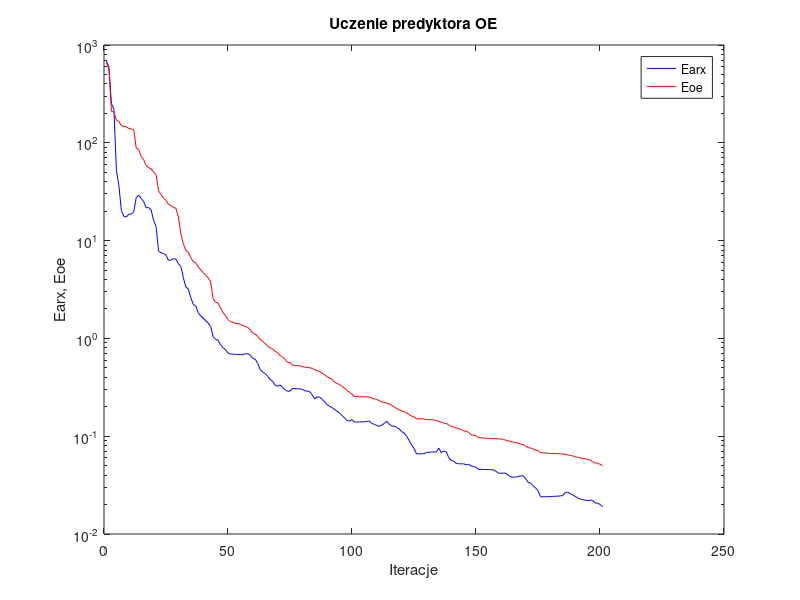
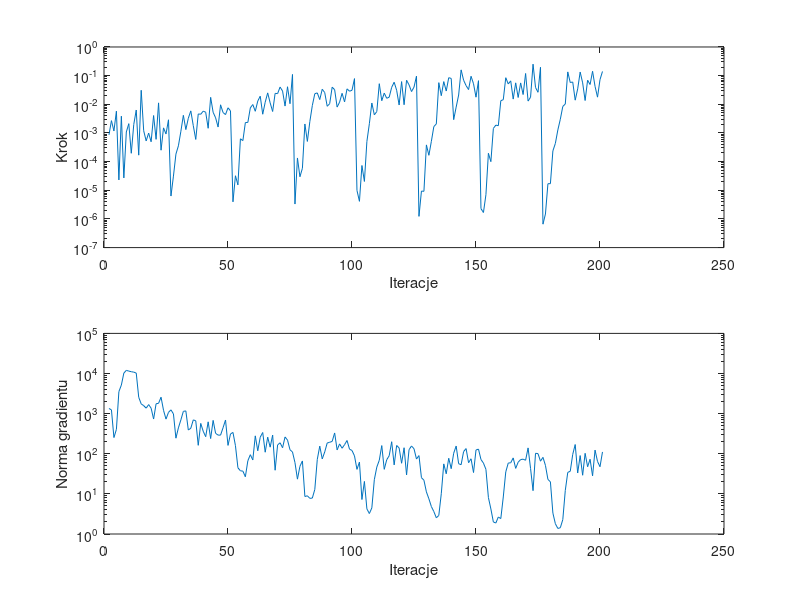

MATLAB code for these plots, in order:
%uczenie predyktora oe
clear all;
n=0; farx(n+1)=6.859645e+002; foe(n+1)=6.654993e+002; wspucz(n+1)=0.000000e+000; ng(n+1)=0.000000e+000;
%odnowa zmiennej metryki
n=1; farx(n+1)=5.943502e+002; foe(n+1)=5.621237e+002; krok(n+1)=8.594024e-004; ng(n+1)=1.344523e+003;
n=2; farx(n+1)=2.502452e+002; foe(n+1)=2.098466e+002; krok(n+1)=2.690870e-003; ng(n+1)=1.240898e+003;
n=3; farx(n+1)=2.205472e+002; foe(n+1)=2.072762e+002; krok(n+1)=1.173246e-003; ng(n+1)=2.534348e+002;
n=4; farx(n+1)=5.210670e+001; foe(n+1)=1.708255e+002; krok(n+1)=5.767896e-003; ng(n+1)=4.049347e+002;
n=5; farx(n+1)=3.659693e+001; foe(n+1)=1.657159e+002; krok(n+1)=2.296646e-005; ng(n+1)=3.537587e+003;
n=6; farx(n+1)=2.031535e+001; foe(n+1)=1.492030e+002; krok(n+1)=3.846158e-003; ng(n+1)=5.155475e+003;
n=7; farx(n+1)=1.771742e+001; foe(n+1)=1.473482e+002; krok(n+1)=2.697415e-005; ng(n+1)=1.026022e+004;
n=8; farx(n+1)=1.743299e+001; foe(n+1)=1.462073e+002; krok(n+1)=1.081070e-003; ng(n+1)=1.197596e+004;
n=9; farx(n+1)=1.860025e+001; foe(n+1)=1.400685e+002; krok(n+1)=2.110724e-003; ng(n+1)=1.149522e+004;
n=10; farx(n+1)=1.867986e+001; foe(n+1)=1.387855e+002; krok(n+1)=1.955288e-004; ng(n+1)=1.109187e+004;
n=11; farx(n+1)=1.968758e+001; foe(n+1)=1.364394e+002; krok(n+1)=1.983052e-003; ng(n+1)=1.082597e+004;
n=12; farx(n+1)=2.763777e+001; foe(n+1)=8.783090e+001; krok(n+1)=6.319511e-003; ng(n+1)=1.025494e+004;
n=13; farx(n+1)=2.906175e+001; foe(n+1)=8.540954e+001; krok(n+1)=1.681794e-004; ng(n+1)=2.553034e+003;
n=14; farx(n+1)=2.697270e+001; foe(n+1)=7.215136e+001; krok(n+1)=3.085098e-002; ng(n+1)=1.748474e+003;
n=15; farx(n+1)=2.501767e+001; foe(n+1)=6.729140e+001; krok(n+1)=1.195607e-003; ng(n+1)=1.583138e+003;
n=16; farx(n+1)=2.164890e+001; foe(n+1)=5.835498e+001; krok(n+1)=5.277180e-004; ng(n+1)=1.369353e+003;
n=17; farx(n+1)=2.181311e+001; foe(n+1)=5.574499e+001; krok(n+1)=9.915259e-004; ng(n+1)=1.680892e+003;
n=18; farx(n+1)=2.058270e+001; foe(n+1)=5.417262e+001; krok(n+1)=4.927090e-004; ng(n+1)=1.367591e+003;
n=19; farx(n+1)=1.612876e+001; foe(n+1)=4.994906e+001; krok(n+1)=4.055547e-003; ng(n+1)=7.339008e+002;
n=20; farx(n+1)=1.391085e+001; foe(n+1)=4.731058e+001; krok(n+1)=5.990131e-004; ng(n+1)=1.761298e+003;
n=21; farx(n+1)=7.827285e+000; foe(n+1)=3.233750e+001; krok(n+1)=1.121665e-002; ng(n+1)=1.809038e+003;
n=22; farx(n+1)=7.510047e+000; foe(n+1)=2.957639e+001; krok(n+1)=2.502991e-004; ng(n+1)=2.568585e+003;
n=23; farx(n+1)=7.380180e+000; foe(n+1)=2.723058e+001; krok(n+1)=1.506590e-003; ng(n+1)=1.211545e+003;
n=24; farx(n+1)=7.108867e+000; foe(n+1)=2.574909e+001; krok(n+1)=9.208067e-004; ng(n+1)=7.303046e+002;
n=25; farx(n+1)=6.292133e+000; foe(n+1)=2.341876e+001; krok(n+1)=2.883948e-003; ng(n+1)=1.075854e+003;
%odnowa zmiennej metryki
n=26; farx(n+1)=6.318361e+000; foe(n+1)=2.297257e+001; krok(n+1)=6.289522e-006; ng(n+1)=1.242659e+003;
n=27; farx(n+1)=6.522945e+000; foe(n+1)=2.184043e+001; krok(n+1)=3.126325e-005; ng(n+1)=9.844302e+002;
n=28; farx(n+1)=6.474999e+000; foe(n+1)=2.143017e+001; krok(n+1)=1.828869e-004; ng(n+1)=2.444767e+002;
n=29; farx(n+1)=5.804073e+000; foe(n+1)=1.735222e+001; krok(n+1)=3.559311e-004; ng(n+1)=4.425781e+002;
n=30; farx(n+1)=5.446891e+000; foe(n+1)=1.177643e+001; krok(n+1)=1.146884e-003; ng(n+1)=7.002304e+002;
n=31; farx(n+1)=4.154317e+000; foe(n+1)=9.188613e+000; krok(n+1)=4.126056e-003; ng(n+1)=1.140979e+003;
n=32; farx(n+1)=3.357168e+000; foe(n+1)=7.982719e+000; krok(n+1)=1.310706e-003; ng(n+1)=1.169604e+003;
n=33; farx(n+1)=3.190639e+000; foe(n+1)=7.595661e+000; krok(n+1)=3.271540e-003; ng(n+1)=3.902929e+002;
n=34; farx(n+1)=2.610447e+000; foe(n+1)=6.721868e+000; krok(n+1)=5.894618e-003; ng(n+1)=4.325305e+002;
n=35; farx(n+1)=2.226490e+000; foe(n+1)=6.076654e+000; krok(n+1)=1.797919e-003; ng(n+1)=6.990642e+002;
n=36; farx(n+1)=2.148502e+000; foe(n+1)=5.933513e+000; krok(n+1)=5.945797e-004; ng(n+1)=6.626750e+002;
n=37; farx(n+1)=1.831685e+000; foe(n+1)=5.385457e+000; krok(n+1)=4.606611e-003; ng(n+1)=1.623329e+002;
n=38; farx(n+1)=1.699365e+000; foe(n+1)=5.031309e+000; krok(n+1)=4.494346e-003; ng(n+1)=5.710859e+002;
n=39; farx(n+1)=1.608383e+000; foe(n+1)=4.694761e+000; krok(n+1)=5.767896e-003; ng(n+1)=3.646114e+002;
n=40; farx(n+1)=1.518468e+000; foe(n+1)=4.423055e+000; krok(n+1)=5.294040e-003; ng(n+1)=2.663017e+002;
n=41; farx(n+1)=1.434623e+000; foe(n+1)=4.171487e+000; krok(n+1)=1.457389e-003; ng(n+1)=6.247805e+002;
n=42; farx(n+1)=1.323842e+000; foe(n+1)=3.777432e+000; krok(n+1)=1.748904e-002; ng(n+1)=2.394535e+002;
n=43; farx(n+1)=1.039009e+000; foe(n+1)=2.554379e+000; krok(n+1)=5.269205e-003; ng(n+1)=6.793455e+002;
n=44; farx(n+1)=9.771759e-001; foe(n+1)=2.342778e+000; krok(n+1)=3.382411e-003; ng(n+1)=3.228161e+002;
n=45; farx(n+1)=9.594273e-001; foe(n+1)=2.291690e+000; krok(n+1)=1.611746e-003; ng(n+1)=2.915917e+002;
n=46; farx(n+1)=8.600308e-001; foe(n+1)=2.038146e+000; krok(n+1)=9.612071e-003; ng(n+1)=2.913420e+002;
n=47; farx(n+1)=8.024583e-001; foe(n+1)=1.826744e+000; krok(n+1)=5.167850e-003; ng(n+1)=4.449472e+002;
n=48; farx(n+1)=7.694012e-001; foe(n+1)=1.707627e+000; krok(n+1)=4.372259e-003; ng(n+1)=6.938337e+002;
n=49; farx(n+1)=7.092765e-001; foe(n+1)=1.554636e+000; krok(n+1)=7.558357e-003; ng(n+1)=1.615985e+002;
n=50; farx(n+1)=6.919770e-001; foe(n+1)=1.479256e+000; krok(n+1)=5.894618e-003; ng(n+1)=3.110649e+002;
%odnowa zmiennej metryki
n=51; farx(n+1)=6.911364e-001; foe(n+1)=1.459188e+000; krok(n+1)=3.954660e-006; ng(n+1)=3.402506e+002;
n=52; farx(n+1)=6.865167e-001; foe(n+1)=1.421902e+000; krok(n+1)=3.214745e-005; ng(n+1)=1.593139e+002;
n=53; farx(n+1)=6.865399e-001; foe(n+1)=1.420787e+000; krok(n+1)=1.539716e-005; ng(n+1)=4.466924e+001;
n=54; farx(n+1)=6.831213e-001; foe(n+1)=1.389124e+000; krok(n+1)=6.254538e-004; ng(n+1)=3.762541e+001;
n=55; farx(n+1)=6.830039e-001; foe(n+1)=1.353470e+000; krok(n+1)=5.404980e-004; ng(n+1)=3.691157e+001;
n=56; farx(n+1)=6.957251e-001; foe(n+1)=1.321173e+000; krok(n+1)=2.307965e-003; ng(n+1)=2.670202e+001;
n=57; farx(n+1)=6.988152e-001; foe(n+1)=1.292946e+000; krok(n+1)=2.332157e-003; ng(n+1)=6.683489e+001;
n=58; farx(n+1)=6.729552e-001; foe(n+1)=1.223800e+000; krok(n+1)=7.505960e-003; ng(n+1)=9.483211e+001;
n=59; farx(n+1)=6.225100e-001; foe(n+1)=1.129871e+000; krok(n+1)=9.824309e-003; ng(n+1)=7.007429e+001;
n=60; farx(n+1)=6.122387e-001; foe(n+1)=1.104316e+000; krok(n+1)=5.711090e-003; ng(n+1)=2.793872e+002;
n=61; farx(n+1)=5.515728e-001; foe(n+1)=1.047654e+000; krok(n+1)=1.296098e-002; ng(n+1)=1.186704e+002;
n=62; farx(n+1)=4.794517e-001; foe(n+1)=9.748829e-001; krok(n+1)=1.918067e-002; ng(n+1)=2.592501e+002;
n=63; farx(n+1)=4.520740e-001; foe(n+1)=9.334189e-001; krok(n+1)=4.505183e-003; ng(n+1)=3.386928e+002;
n=64; farx(n+1)=4.380481e-001; foe(n+1)=8.888842e-001; krok(n+1)=1.183052e-002; ng(n+1)=1.092735e+002;
n=65; farx(n+1)=4.097508e-001; foe(n+1)=8.328118e-001; krok(n+1)=2.502768e-002; ng(n+1)=2.592013e+002;
n=66; farx(n+1)=3.795285e-001; foe(n+1)=8.000600e-001; krok(n+1)=1.121665e-002; ng(n+1)=1.459575e+002;
n=67; farx(n+1)=3.655498e-001; foe(n+1)=7.821176e-001; krok(n+1)=5.608324e-003; ng(n+1)=2.922021e+002;
n=68; farx(n+1)=3.320050e-001; foe(n+1)=7.389722e-001; krok(n+1)=2.409244e-002; ng(n+1)=3.886582e+001;
n=69; farx(n+1)=3.246872e-001; foe(n+1)=7.123266e-001; krok(n+1)=2.357847e-002; ng(n+1)=1.656649e+002;
n=70; farx(n+1)=3.338111e-001; foe(n+1)=6.673634e-001; krok(n+1)=4.000365e-002; ng(n+1)=1.879863e+002;
n=71; farx(n+1)=3.161953e-001; foe(n+1)=6.471447e-001; krok(n+1)=2.900728e-002; ng(n+1)=1.410634e+002;
n=72; farx(n+1)=2.979592e-001; foe(n+1)=6.106210e-001; krok(n+1)=8.669283e-003; ng(n+1)=2.622880e+002;
n=73; farx(n+1)=2.882999e-001; foe(n+1)=5.708003e-001; krok(n+1)=4.095813e-002; ng(n+1)=2.188524e+002;
n=74; farx(n+1)=2.892976e-001; foe(n+1)=5.643972e-001; krok(n+1)=1.048329e-002; ng(n+1)=1.256540e+002;
n=75; farx(n+1)=3.071833e-001; foe(n+1)=5.311405e-001; krok(n+1)=1.101559e-001; ng(n+1)=1.108159e+002;
%odnowa zmiennej metryki
n=76; farx(n+1)=3.071355e-001; foe(n+1)=5.305910e-001; krok(n+1)=3.308005e-006; ng(n+1)=6.027343e+001;
n=77; farx(n+1)=3.052768e-001; foe(n+1)=5.271408e-001; krok(n+1)=1.340733e-004; ng(n+1)=2.329414e+001;
n=78; farx(n+1)=3.043467e-001; foe(n+1)=5.238712e-001; krok(n+1)=2.963120e-005; ng(n+1)=4.857432e+001;
n=79; farx(n+1)=3.013155e-001; foe(n+1)=5.136729e-001; krok(n+1)=5.845176e-005; ng(n+1)=6.624201e+001;
n=80; farx(n+1)=2.910012e-001; foe(n+1)=5.072038e-001; krok(n+1)=2.059282e-003; ng(n+1)=8.599210e+000;
n=81; farx(n+1)=2.896448e-001; foe(n+1)=5.060024e-001; krok(n+1)=5.061965e-004; ng(n+1)=8.963908e+000;
n=82; farx(n+1)=2.845684e-001; foe(n+1)=5.011150e-001; krok(n+1)=2.501815e-003; ng(n+1)=7.738493e+000;
n=83; farx(n+1)=2.640172e-001; foe(n+1)=4.925951e-001; krok(n+1)=9.045235e-003; ng(n+1)=7.858326e+000;
n=84; farx(n+1)=2.409571e-001; foe(n+1)=4.779271e-001; krok(n+1)=2.343419e-002; ng(n+1)=1.291514e+001;
n=85; farx(n+1)=2.528133e-001; foe(n+1)=4.676280e-001; krok(n+1)=2.497713e-002; ng(n+1)=7.237346e+001;
n=86; farx(n+1)=2.507700e-001; foe(n+1)=4.579956e-001; krok(n+1)=1.462925e-002; ng(n+1)=1.548345e+002;
n=87; farx(n+1)=2.373530e-001; foe(n+1)=4.386086e-001; krok(n+1)=3.351559e-002; ng(n+1)=7.441777e+001;
n=88; farx(n+1)=2.241753e-001; foe(n+1)=4.253893e-001; krok(n+1)=2.565544e-002; ng(n+1)=1.110832e+002;
n=89; farx(n+1)=2.087543e-001; foe(n+1)=4.031641e-001; krok(n+1)=8.533243e-003; ng(n+1)=1.856108e+002;
n=90; farx(n+1)=2.022314e-001; foe(n+1)=3.922903e-001; krok(n+1)=1.053841e-002; ng(n+1)=1.932950e+002;
n=91; farx(n+1)=1.956267e-001; foe(n+1)=3.821326e-001; krok(n+1)=3.950757e-002; ng(n+1)=2.031252e+002;
n=92; farx(n+1)=1.871095e-001; foe(n+1)=3.559654e-001; krok(n+1)=3.234070e-002; ng(n+1)=3.300494e+002;
n=93; farx(n+1)=1.799837e-001; foe(n+1)=3.465280e-001; krok(n+1)=8.004930e-003; ng(n+1)=1.245834e+002;
n=94; farx(n+1)=1.724046e-001; foe(n+1)=3.366516e-001; krok(n+1)=1.189189e-002; ng(n+1)=1.760751e+002;
n=95; farx(n+1)=1.629655e-001; foe(n+1)=3.227050e-001; krok(n+1)=2.419175e-002; ng(n+1)=1.372327e+002;
n=96; farx(n+1)=1.541603e-001; foe(n+1)=3.107925e-001; krok(n+1)=1.214548e-002; ng(n+1)=1.686962e+002;
n=97; farx(n+1)=1.445843e-001; foe(n+1)=2.925975e-001; krok(n+1)=3.459424e-002; ng(n+1)=2.140522e+002;
n=98; farx(n+1)=1.427745e-001; foe(n+1)=2.815516e-001; krok(n+1)=2.861011e-002; ng(n+1)=1.302672e+002;
n=99; farx(n+1)=1.479472e-001; foe(n+1)=2.687992e-001; krok(n+1)=3.085098e-002; ng(n+1)=1.206734e+002;
n=100; farx(n+1)=1.396182e-001; foe(n+1)=2.546791e-001; krok(n+1)=7.887873e-002; ng(n+1)=8.868056e+001;
%odnowa zmiennej metryki
n=101; farx(n+1)=1.398077e-001; foe(n+1)=2.540379e-001; krok(n+1)=9.888364e-006; ng(n+1)=4.082504e+001;
n=102; farx(n+1)=1.400950e-001; foe(n+1)=2.532497e-001; krok(n+1)=4.114575e-006; ng(n+1)=6.202336e+001;
n=103; farx(n+1)=1.401547e-001; foe(n+1)=2.530952e-001; krok(n+1)=7.324517e-005; ng(n+1)=7.233903e+000;
n=104; farx(n+1)=1.405078e-001; foe(n+1)=2.527495e-001; krok(n+1)=2.031518e-005; ng(n+1)=2.045536e+001;
n=105; farx(n+1)=1.413913e-001; foe(n+1)=2.523392e-001; krok(n+1)=5.033545e-004; ng(n+1)=4.227079e+000;
n=106; farx(n+1)=1.429198e-001; foe(n+1)=2.515255e-001; krok(n+1)=2.105249e-003; ng(n+1)=3.236242e+000;
n=107; farx(n+1)=1.351420e-001; foe(n+1)=2.443748e-001; krok(n+1)=1.109636e-002; ng(n+1)=4.482515e+000;
n=108; farx(n+1)=1.321478e-001; foe(n+1)=2.412024e-001; krok(n+1)=4.312903e-003; ng(n+1)=2.259524e+001;
n=109; farx(n+1)=1.285768e-001; foe(n+1)=2.380693e-001; krok(n+1)=5.557598e-003; ng(n+1)=4.649666e+001;
n=110; farx(n+1)=1.264238e-001; foe(n+1)=2.299572e-001; krok(n+1)=5.235740e-002; ng(n+1)=6.877699e+001;
n=111; farx(n+1)=1.295091e-001; foe(n+1)=2.244762e-001; krok(n+1)=1.333847e-002; ng(n+1)=1.599313e+002;
n=112; farx(n+1)=1.354392e-001; foe(n+1)=2.213400e-001; krok(n+1)=2.452306e-002; ng(n+1)=4.091636e+001;
n=113; farx(n+1)=1.423166e-001; foe(n+1)=2.177763e-001; krok(n+1)=1.621659e-002; ng(n+1)=7.094488e+001;
n=114; farx(n+1)=1.331376e-001; foe(n+1)=2.150788e-001; krok(n+1)=1.778267e-002; ng(n+1)=8.949486e+001;
n=115; farx(n+1)=1.269404e-001; foe(n+1)=2.059276e-001; krok(n+1)=3.917546e-002; ng(n+1)=1.995402e+002;
n=116; farx(n+1)=1.268374e-001; foe(n+1)=2.001010e-001; krok(n+1)=5.893163e-002; ng(n+1)=5.272512e+001;
n=117; farx(n+1)=1.230281e-001; foe(n+1)=1.913531e-001; krok(n+1)=3.095635e-002; ng(n+1)=1.606517e+002;
n=118; farx(n+1)=1.191416e-001; foe(n+1)=1.859254e-001; krok(n+1)=9.457647e-003; ng(n+1)=1.398385e+002;
n=119; farx(n+1)=1.115415e-001; foe(n+1)=1.812627e-001; krok(n+1)=6.193139e-002; ng(n+1)=5.797110e+001;
n=120; farx(n+1)=1.078505e-001; foe(n+1)=1.787925e-001; krok(n+1)=9.659422e-003; ng(n+1)=1.412887e+002;
n=121; farx(n+1)=9.999297e-002; foe(n+1)=1.735145e-001; krok(n+1)=6.900644e-002; ng(n+1)=2.969291e+001;
n=122; farx(n+1)=9.074649e-002; foe(n+1)=1.669283e-001; krok(n+1)=4.756755e-002; ng(n+1)=1.264671e+002;
n=123; farx(n+1)=8.125280e-002; foe(n+1)=1.605085e-001; krok(n+1)=2.788178e-002; ng(n+1)=1.564372e+002;
n=124; farx(n+1)=7.507931e-002; foe(n+1)=1.571588e-001; krok(n+1)=3.971457e-002; ng(n+1)=1.333563e+002;
n=125; farx(n+1)=6.607682e-002; foe(n+1)=1.509295e-001; krok(n+1)=9.599621e-002; ng(n+1)=7.383483e+001;
%odnowa zmiennej metryki
n=126; farx(n+1)=6.607548e-002; foe(n+1)=1.505063e-001; krok(n+1)=1.229530e-006; ng(n+1)=9.004674e+001;
n=127; farx(n+1)=6.612387e-002; foe(n+1)=1.502802e-001; krok(n+1)=9.386788e-006; ng(n+1)=2.532538e+001;
n=128; farx(n+1)=6.629545e-002; foe(n+1)=1.500590e-001; krok(n+1)=9.196428e-006; ng(n+1)=2.194672e+001;
n=129; farx(n+1)=6.805726e-002; foe(n+1)=1.480387e-001; krok(n+1)=3.831728e-004; ng(n+1)=1.120598e+001;
n=130; farx(n+1)=6.853757e-002; foe(n+1)=1.475903e-001; krok(n+1)=1.661929e-004; ng(n+1)=7.544275e+000;
n=131; farx(n+1)=6.901382e-002; foe(n+1)=1.471385e-001; krok(n+1)=5.104038e-004; ng(n+1)=4.834343e+000;
n=132; farx(n+1)=6.883867e-002; foe(n+1)=1.462093e-001; krok(n+1)=1.674853e-003; ng(n+1)=3.621324e+000;
n=133; farx(n+1)=6.931440e-002; foe(n+1)=1.458742e-001; krok(n+1)=2.063028e-003; ng(n+1)=2.534191e+000;
n=134; farx(n+1)=7.559854e-002; foe(n+1)=1.420456e-001; krok(n+1)=5.694364e-002; ng(n+1)=2.898289e+000;
n=135; farx(n+1)=6.790519e-002; foe(n+1)=1.390069e-001; krok(n+1)=2.000182e-002; ng(n+1)=1.010772e+001;
n=136; farx(n+1)=7.036058e-002; foe(n+1)=1.362148e-001; krok(n+1)=6.193139e-002; ng(n+1)=5.594377e+001;
n=137; farx(n+1)=6.938663e-002; foe(n+1)=1.351524e-001; krok(n+1)=2.900728e-002; ng(n+1)=3.168738e+001;
n=138; farx(n+1)=6.059328e-002; foe(n+1)=1.306385e-001; krok(n+1)=8.475198e-002; ng(n+1)=7.721225e+001;
n=139; farx(n+1)=5.677246e-002; foe(n+1)=1.260436e-001; krok(n+1)=8.000730e-002; ng(n+1)=4.251233e+001;
n=140; farx(n+1)=5.531052e-002; foe(n+1)=1.244830e-001; krok(n+1)=2.914778e-003; ng(n+1)=1.031017e+002;
n=141; farx(n+1)=5.295082e-002; foe(n+1)=1.211124e-001; krok(n+1)=7.981858e-003; ng(n+1)=1.559132e+002;
n=142; farx(n+1)=5.222774e-002; foe(n+1)=1.203064e-001; krok(n+1)=2.107682e-002; ng(n+1)=5.642152e+001;
n=143; farx(n+1)=5.221515e-002; foe(n+1)=1.167039e-001; krok(n+1)=1.590363e-001; ng(n+1)=5.335953e+001;
n=144; farx(n+1)=5.218067e-002; foe(n+1)=1.138236e-001; krok(n+1)=6.918375e-002; ng(n+1)=1.134425e+002;
n=145; farx(n+1)=5.118530e-002; foe(n+1)=1.117688e-001; krok(n+1)=4.486659e-002; ng(n+1)=1.346885e+002;
n=146; farx(n+1)=5.166144e-002; foe(n+1)=1.097385e-001; krok(n+1)=3.266584e-002; ng(n+1)=5.981596e+001;
n=147; farx(n+1)=4.968667e-002; foe(n+1)=1.035799e-001; krok(n+1)=9.513510e-002; ng(n+1)=7.492611e+001;
n=148; farx(n+1)=4.889501e-002; foe(n+1)=1.022013e-001; krok(n+1)=5.205007e-002; ng(n+1)=3.404899e+001;
n=149; farx(n+1)=4.814180e-002; foe(n+1)=1.011171e-001; krok(n+1)=1.771116e-002; ng(n+1)=1.241619e+002;
n=150; farx(n+1)=4.578174e-002; foe(n+1)=9.674081e-002; krok(n+1)=6.679426e-002; ng(n+1)=1.303673e+002;
%odnowa zmiennej metryki
n=151; farx(n+1)=4.579424e-002; foe(n+1)=9.627923e-002; krok(n+1)=2.289680e-006; ng(n+1)=7.198156e+001;
n=152; farx(n+1)=4.578643e-002; foe(n+1)=9.601005e-002; krok(n+1)=1.678983e-006; ng(n+1)=5.851364e+001;
n=153; farx(n+1)=4.567676e-002; foe(n+1)=9.554978e-002; krok(n+1)=7.005815e-006; ng(n+1)=4.094047e+001;
n=154; farx(n+1)=4.561415e-002; foe(n+1)=9.498144e-002; krok(n+1)=1.955288e-004; ng(n+1)=8.114757e+000;
n=155; farx(n+1)=4.559584e-002; foe(n+1)=9.490912e-002; krok(n+1)=9.968957e-005; ng(n+1)=4.212468e+000;
n=156; farx(n+1)=4.522143e-002; foe(n+1)=9.469024e-002; krok(n+1)=1.441974e-003; ng(n+1)=1.995134e+000;
n=157; farx(n+1)=4.378676e-002; foe(n+1)=9.447183e-002; krok(n+1)=1.876490e-003; ng(n+1)=1.877154e+000;
n=158; farx(n+1)=4.212447e-002; foe(n+1)=9.404407e-002; krok(n+1)=1.790661e-003; ng(n+1)=2.655334e+000;
n=159; farx(n+1)=4.170368e-002; foe(n+1)=9.358267e-002; krok(n+1)=1.336226e-002; ng(n+1)=2.423365e+000;
n=160; farx(n+1)=4.196640e-002; foe(n+1)=9.251288e-002; krok(n+1)=1.448480e-002; ng(n+1)=8.379752e+000;
n=161; farx(n+1)=4.183499e-002; foe(n+1)=9.108385e-002; krok(n+1)=8.470464e-002; ng(n+1)=3.530920e+001;
n=162; farx(n+1)=4.009264e-002; foe(n+1)=8.970192e-002; krok(n+1)=5.140248e-002; ng(n+1)=5.859117e+001;
n=163; farx(n+1)=3.830875e-002; foe(n+1)=8.806884e-002; krok(n+1)=6.563449e-002; ng(n+1)=5.962839e+001;
n=164; farx(n+1)=3.817451e-002; foe(n+1)=8.707345e-002; krok(n+1)=1.519649e-002; ng(n+1)=7.887889e+001;
n=165; farx(n+1)=3.816270e-002; foe(n+1)=8.610575e-002; krok(n+1)=5.606295e-002; ng(n+1)=4.319322e+001;
n=166; farx(n+1)=3.871156e-002; foe(n+1)=8.528404e-002; krok(n+1)=1.729594e-002; ng(n+1)=6.163211e+001;
n=167; farx(n+1)=3.933238e-002; foe(n+1)=8.274177e-002; krok(n+1)=5.576355e-002; ng(n+1)=7.171283e+001;
n=168; farx(n+1)=3.937184e-002; foe(n+1)=8.216157e-002; krok(n+1)=2.191235e-002; ng(n+1)=7.322832e+001;
n=169; farx(n+1)=3.689220e-002; foe(n+1)=7.935977e-002; krok(n+1)=1.189066e-001; ng(n+1)=6.895972e+001;
n=170; farx(n+1)=3.375717e-002; foe(n+1)=7.645014e-002; krok(n+1)=1.295158e-002; ng(n+1)=1.399986e+002;
n=171; farx(n+1)=3.309017e-002; foe(n+1)=7.592871e-002; krok(n+1)=1.771116e-002; ng(n+1)=4.278885e+001;
n=172; farx(n+1)=3.119873e-002; foe(n+1)=7.399952e-002; krok(n+1)=2.515191e-001; ng(n+1)=1.202834e+001;
n=173; farx(n+1)=2.961035e-002; foe(n+1)=7.247815e-002; krok(n+1)=3.864513e-002; ng(n+1)=1.027396e+002;
n=174; farx(n+1)=2.776048e-002; foe(n+1)=7.123599e-002; krok(n+1)=2.629130e-002; ng(n+1)=1.006705e+002;
n=175; farx(n+1)=2.403487e-002; foe(n+1)=6.784697e-002; krok(n+1)=1.958016e-001; ng(n+1)=6.527713e+001;
%odnowa zmiennej metryki
n=176; farx(n+1)=2.403015e-002; foe(n+1)=6.759627e-002; krok(n+1)=6.567979e-007; ng(n+1)=8.139361e+001;
n=177; farx(n+1)=2.402440e-002; foe(n+1)=6.746488e-002; krok(n+1)=1.484839e-006; ng(n+1)=5.129555e+001;
n=178; farx(n+1)=2.409130e-002; foe(n+1)=6.696741e-002; krok(n+1)=1.693219e-005; ng(n+1)=2.294502e+001;
n=179; farx(n+1)=2.409889e-002; foe(n+1)=6.662884e-002; krok(n+1)=1.700060e-005; ng(n+1)=1.998483e+001;
n=180; farx(n+1)=2.424174e-002; foe(n+1)=6.652022e-002; krok(n+1)=2.370496e-004; ng(n+1)=3.324820e+000;
n=181; farx(n+1)=2.435118e-002; foe(n+1)=6.647296e-002; krok(n+1)=4.315864e-004; ng(n+1)=1.803875e+000;
n=182; farx(n+1)=2.435626e-002; foe(n+1)=6.635075e-002; krok(n+1)=1.273916e-003; ng(n+1)=1.375815e+000;
n=183; farx(n+1)=2.451693e-002; foe(n+1)=6.607055e-002; krok(n+1)=3.011555e-003; ng(n+1)=1.433488e+000;
n=184; farx(n+1)=2.472818e-002; foe(n+1)=6.555647e-002; krok(n+1)=8.443488e-003; ng(n+1)=2.288266e+000;
n=185; farx(n+1)=2.657906e-002; foe(n+1)=6.514114e-002; krok(n+1)=1.021537e-002; ng(n+1)=1.213978e+001;
n=186; farx(n+1)=2.684944e-002; foe(n+1)=6.427498e-002; krok(n+1)=1.350958e-001; ng(n+1)=3.437633e+001;
n=187; farx(n+1)=2.584455e-002; foe(n+1)=6.368526e-002; krok(n+1)=5.753289e-002; ng(n+1)=3.655776e+001;
n=188; farx(n+1)=2.509770e-002; foe(n+1)=6.292170e-002; krok(n+1)=6.003917e-002; ng(n+1)=9.655574e+001;
n=189; farx(n+1)=2.422789e-002; foe(n+1)=6.164634e-002; krok(n+1)=1.394241e-002; ng(n+1)=1.699304e+002;
n=190; farx(n+1)=2.340405e-002; foe(n+1)=6.094462e-002; krok(n+1)=3.450322e-002; ng(n+1)=3.313103e+001;
n=191; farx(n+1)=2.278967e-002; foe(n+1)=6.001988e-002; krok(n+1)=1.335492e-001; ng(n+1)=9.013555e+001;
n=192; farx(n+1)=2.245818e-002; foe(n+1)=5.929479e-002; krok(n+1)=5.606295e-002; ng(n+1)=2.916350e+001;
n=193; farx(n+1)=2.222539e-002; foe(n+1)=5.862650e-002; krok(n+1)=1.355378e-002; ng(n+1)=1.025971e+002;
n=194; farx(n+1)=2.199234e-002; foe(n+1)=5.797730e-002; krok(n+1)=6.918375e-002; ng(n+1)=4.749751e+001;
n=195; farx(n+1)=2.215707e-002; foe(n+1)=5.715611e-002; krok(n+1)=4.904612e-002; ng(n+1)=7.296609e+001;
n=196; farx(n+1)=2.211171e-002; foe(n+1)=5.485255e-002; krok(n+1)=1.422614e-001; ng(n+1)=2.817769e+001;
n=197; farx(n+1)=2.080293e-002; foe(n+1)=5.322921e-002; krok(n+1)=4.226396e-002; ng(n+1)=1.234049e+002;
n=198; farx(n+1)=2.067927e-002; foe(n+1)=5.294433e-002; krok(n+1)=1.776017e-002; ng(n+1)=6.428866e+001;
n=199; farx(n+1)=2.003305e-002; foe(n+1)=5.160559e-002; krok(n+1)=7.255280e-002; ng(n+1)=4.751088e+001;
n=200; farx(n+1)=1.903766e-002; foe(n+1)=5.006171e-002; krok(n+1)=1.400181e-001; ng(n+1)=1.110500e+002;

figure; semilogy(farx,'b'); hold on; semilogy(foe,'r'); xlabel('Iteracje'); ylabel('Earx, Eoe'); legend('Earx','Eoe'); title('Uczenie predyktora OE');
figure; subplot(2,1,1); semilogy(krok); xlabel('Iteracje'); ylabel('Krok');
subplot(2,1,2); semilogy(ng); xlabel('Iteracje'); ylabel('Norma gradientu');
Earx=farx(n+1)
Eoe=foe(n+1)
